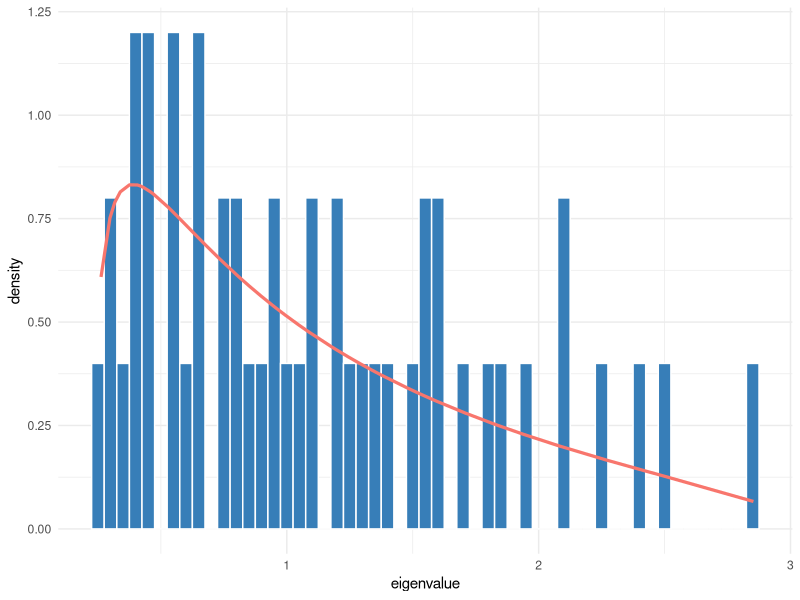
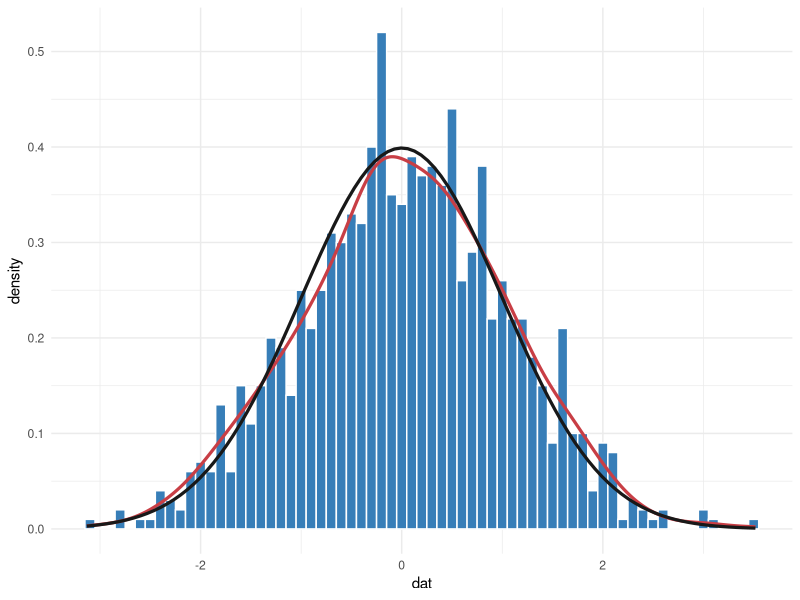

These figures' R source, in order:
## ---- chunk 1
knitr::opts_chunk$set(echo = TRUE)
## ---- chunk 2
set.seed(7017)
library(ggplot2)

p <- 50
n1 <- 200
n2 <- 500
X1 <- matrix(rnorm(p*n1),p,n1)
X2 <- matrix(rnorm(p*n2),p,n2)
S1 <- X1 %*% t(X1) / n1
S2 <- X2 %*% t(X2) / n2
V <- S1 %*% solve(S2)
e <- eigen(V)
eigenvalue <- e$values
dat <- as.data.frame(eigenvalue)

# LSD
y1 <- p/n1
y2 <- p/n2
h <- sqrt(y1+y2-y1*y2)
a <- ((1-h)/(1-y2))**2
b <- ((1+h)/(1-y2))**2

l <- function(x) {
    if (x < a || x > b) {
        return(0)
    } else {
        return((1-y2)*sqrt((b-x)*(x-a))/(2*pi*x*(y1+y2*x)))
    }
}
dat$lx <- sapply(dat$eigenvalue,l)
## ---- chunk 3
ggplot(dat, aes(x=eigenvalue,y=..density..)) + 
    geom_histogram(fill='#377EB8',color='white',binwidth = 0.05) +
    geom_line(aes(x=eigenvalue, y=lx, color='#C83E45'), lwd=1.1) + 
    guides(fill=FALSE, color=FALSE) + 
    theme_minimal()
## ---- chunk 4
# n >= p+q
p <- 100
q <- 1000
q1 <- 500
n.diff.q <- 500

yn1 <- p/q1
yn2 <- p/n.diff.q

hn <- sqrt(yn1+yn2-yn1*yn2)

an <- ((1-hn)/(1-yn2))**2
bn <- ((1+hn)/(1-yn2))**2
cn <- 0.5*(sqrt(1+yn2/yn1*bn)+sqrt(1+yn2/yn1*an))
dn <- 0.5*(sqrt(1+yn2/yn1*bn)-sqrt(1+yn2/yn1*an))

mf <- 0.5*log((cn**2-dn**2)*hn**2/(cn*hn-yn2*dn)**2)
nuf <- 2*log(cn**2/(cn**2-dn**2))
Ff <- (yn2-1)/yn2*log(cn) + (yn1-1)/yn1*log(cn-dn*hn) +
    (yn1+yn2)/(yn1*yn2)*log((cn*hn-dn*yn2)/hn)

Sigma <- diag(p)

dat <- c()
rep <- 1000
S1 <- rWishart(rep,n.diff.q,Sigma)
S2 <- rWishart(rep,q1,Sigma)
for (i in 1:rep) {
   FF <- n.diff.q/q1 * solve(S1[,,i]) %*% S2[,,i]
   Lambda <- solve(det(diag(p)+q1/n.diff.q*FF))
   Tn <- nuf**(-0.5)*(-log(Lambda[1,1])-p*Ff-mf)
   dat <- c(dat, Tn)
}
dat <- as.data.frame(dat)
## ---- chunk 5
ggplot(dat,aes(x=dat)) + 
    geom_histogram(aes(y=..density..),fill='#377EB8',color='white',binwidth = 0.1) +
    stat_density(geom="line",color='#C83E45',lwd=1.1) +
    stat_function(
        fun = dnorm,
        args = list(mean=0, sd=1),
        color = '#181818',
        lwd=1.1
    ) +
    theme_minimal()
## ---- chunk 6
sim <- 5000
sim2 <- 1000
plist <- c(5,10,20,40,5,10,20,40)
n1list <- c(100,200,400,800,100,200,400,800)
n2list <- c(100,200,400,800,50,100,200,400)

table <- data.frame()
for (iter in 1:length(plist)) {
    p <- plist[iter]
    n1 <- n1list[iter]
    n2 <- n2list[iter]
    N1 <- n1-1
    N2 <- n2-1
    N <- n1+n2
    c1 <- N1/N
    c2 <- N2/N
    y1 <- p/N1
    y2 <- p/N2
    
    cat("p =", p, "n1 =", n1, "n2 =", n2, "\n")
    
    dat <- c()
    logs <- c()
    
    # type1 <- vector(length=sim)
    # type2 <- vector(length=sim)
    
    for (i in 1:sim) {
        
        X1 <- matrix(rnorm(p*N1),p,N1)
        X2 <- matrix(rnorm(p*N2),p,N2)
        A1 <- X1 %*% t(X1) / n1
        A2 <- X2 %*% t(X2) / n2
        N <- N1 + N2
        S1 <- A1 / N1 # TODO: still not sure if denominator is Ng or (N1+N2)
        S2 <- A2 / N2 # TODO: same here
        
        logV1star <- (N1/2) * 
            unlist(determinant(S1%*%solve(S2), logarithm = T))[[1]] -
            (N/2) * 
            unlist(determinant(c1*S1%*%solve(S2)+c2*diag(p), logarithm = T))[[1]]
        Fab <- (y1+y2-y1*y2)/(y1*y2)*log((y1+y2)/(y1+y2-y1*y2))+
            y1*(1-y2)/(y2*(y1+y2))*log(1-y2)+y2*(1-y1)/(y1*(y1+y2))*log(1-y1)
        value <- -2/N*logV1star-p*Fab
        dat <- c(dat,value)
        
        logV1 <- (n1/2) * unlist(determinant(A1, logarithm = T))[[1]] +
            (n2/2) * unlist(determinant(A2, logarithm = T))[[1]] -
            (N/2) * unlist(determinant(n1/N*A1+n2/N*A2, logarithm = T))[[1]]
        # logV1 <- (N1/2) * unlist(determinant(A1, logarithm = T))[[1]] +
        #     (N2/2) * unlist(determinant(A2, logarithm = T))[[1]] -
        #     ((N1+N2)/2) * unlist(determinant(A1+A2, logarithm = T))[[1]]
        logs <- c(logs,logV1)
    }
    
    mu2 <- mean(dat)
    sigma2 <- sd(dat)
    cat("mu2 =", mu2, "sigma2 =", sigma2, "\n")
    
    ########################
    #         CLRT         #
    ########################
    
    TN <- sigma2^(-1)*(dat-mu2)

    # type1 <- vector(length=sim2)
    power <- vector(length=sim2)
    for (j in 1:sim2) {
        # type1[j] <- t.test(TN,rnorm(sim,0,1))$p.value
        power[j] <- t.test(TN,rnorm(sim,0.5,1))$p.value
    }
    
    CLRT.size <- mean(TN>qnorm(0.95))
    # CLRT.t1e <- mean(type1<.05)
    CLRT.power <- mean(power<.05)

    cat("Type I error is", CLRT.size, "\n")
    cat("Power is", CLRT.power, "\n")
    
    ########################
    #         LRT          #
    ########################
    
    TN <- -2*logs
    
    # type1 <- vector(length=sim2)
    power <- vector(length=sim2)
    for (j in 1:sim2) {
        # type1[j] <- t.test(TN,rchisq(sim,0.5*p*(p+1)))$p.value
        power[j] <- t.test(TN,rchisq(sim,0.5*p*(p+1)+10))$p.value
    }
    
    LRT.size <- mean(TN>qchisq(0.95,0.5*p*(p+1)))
    # LRT.t1e <- mean(type1<.05)
    LRT.power <- mean(power<.05)
    
    cat("Type I error is", LRT.size, "\n")
    cat("Power is", LRT.power, "\n")

    # meanwhile by (4.8) and (4.9)
    
    mu1 <- 0.5*(log((y1+y2-y1*y2)/(y1+y2))-y1/(y1+y2)*log(1-y2)-
                    y2/(y1+y2)*log(1-y1)+6*y1**2*y2/(y1+y2)**2+6*y1*y2**2/(y1+y2)**2)
    sigma1 <- sqrt(-2*y2**2/(y1+y2)**2*log(1-y1)-2*y1**2/(y1+y2)**2*log(1-y2)-
        2*log((y1+y2)/(y1+y2-y1*y2)))
    cat("mu1 =", mu1, "sigma1 =", sigma1, "\n")
    
    print("-------------------------------")
    table <- rbind(table, c(p,n1,n2,CLRT.size,CLRT.power,LRT.size,LRT.power))
}

names(table) <- c("p","n1","n2","CLRT.size", "CLRT.power", "LRT.size", "LRT.power")
table
